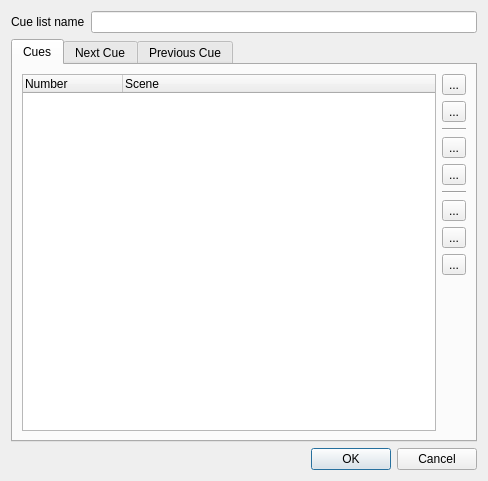
<?xml version="1.0" encoding="UTF-8"?>
<ui version="4.0">
 <class>VCCueListProperties</class>
 <widget class="QDialog" name="VCCueListProperties">
  <property name="geometry">
   <rect>
    <x>0</x>
    <y>0</y>
    <width>488</width>
    <height>481</height>
   </rect>
  </property>
  <property name="windowTitle">
   <string>Cue list properties</string>
  </property>
  <layout class="QGridLayout" name="gridLayout_2">
   <item row="0" column="0">
    <widget class="QLabel" name="m_nameLabel">
     <property name="text">
      <string>Cue list name</string>
     </property>
    </widget>
   </item>
   <item row="0" column="1">
    <widget class="QLineEdit" name="m_nameEdit">
     <property name="toolTip">
      <string>The name of the cue list widget</string>
     </property>
    </widget>
   </item>
   <item row="1" column="0" colspan="2">
    <widget class="QTabWidget" name="m_tab">
     <property name="toolTip">
      <string/>
     </property>
     <property name="currentIndex">
      <number>0</number>
     </property>
     <widget class="QWidget" name="Cues">
      <attribute name="title">
       <string>Cues</string>
      </attribute>
      <layout class="QGridLayout" name="gridLayout">
       <item row="0" column="0" rowspan="10">
        <widget class="QTreeWidget" name="m_list">
         <property name="toolTip">
          <string>List of scenes that can be activated with this cue list</string>
         </property>
         <property name="alternatingRowColors">
          <bool>true</bool>
         </property>
         <property name="selectionMode">
          <enum>QAbstractItemView::ExtendedSelection</enum>
         </property>
         <property name="rootIsDecorated">
          <bool>false</bool>
         </property>
         <property name="itemsExpandable">
          <bool>false</bool>
         </property>
         <property name="allColumnsShowFocus">
          <bool>true</bool>
         </property>
         <property name="expandsOnDoubleClick">
          <bool>false</bool>
         </property>
         <column>
          <property name="text">
           <string>Number</string>
          </property>
         </column>
         <column>
          <property name="text">
           <string>Scene</string>
          </property>
         </column>
        </widget>
       </item>
       <item row="0" column="1">
        <widget class="QToolButton" name="m_addButton">
         <property name="toolTip">
          <string>Add scene(s) to the cue list</string>
         </property>
         <property name="text">
          <string notr="true">...</string>
         </property>
         <property name="icon">
          <iconset resource="qlcui.qrc">
           <normaloff>:/edit_add.png</normaloff>:/edit_add.png</iconset>
         </property>
         <property name="iconSize">
          <size>
           <width>26</width>
           <height>26</height>
          </size>
         </property>
        </widget>
       </item>
       <item row="1" column="1">
        <widget class="QToolButton" name="m_removeButton">
         <property name="toolTip">
          <string>Remove selected scene(s) from the cue list</string>
         </property>
         <property name="text">
          <string notr="true">...</string>
         </property>
         <property name="icon">
          <iconset resource="qlcui.qrc">
           <normaloff>:/edit_remove.png</normaloff>:/edit_remove.png</iconset>
         </property>
         <property name="iconSize">
          <size>
           <width>26</width>
           <height>26</height>
          </size>
         </property>
        </widget>
       </item>
       <item row="3" column="1">
        <widget class="QToolButton" name="m_raiseButton">
         <property name="toolTip">
          <string>Raise the selected scene</string>
         </property>
         <property name="text">
          <string notr="true">...</string>
         </property>
         <property name="icon">
          <iconset resource="qlcui.qrc">
           <normaloff>:/up.png</normaloff>:/up.png</iconset>
         </property>
         <property name="iconSize">
          <size>
           <width>26</width>
           <height>26</height>
          </size>
         </property>
        </widget>
       </item>
       <item row="4" column="1">
        <widget class="QToolButton" name="m_lowerButton">
         <property name="toolTip">
          <string>Lower the selected scene</string>
         </property>
         <property name="text">
          <string notr="true">...</string>
         </property>
         <property name="icon">
          <iconset resource="qlcui.qrc">
           <normaloff>:/down.png</normaloff>:/down.png</iconset>
         </property>
         <property name="iconSize">
          <size>
           <width>26</width>
           <height>26</height>
          </size>
         </property>
        </widget>
       </item>
       <item row="9" column="1">
        <spacer name="verticalSpacer">
         <property name="orientation">
          <enum>Qt::Vertical</enum>
         </property>
         <property name="sizeHint" stdset="0">
          <size>
           <width>20</width>
           <height>49</height>
          </size>
         </property>
        </spacer>
       </item>
       <item row="5" column="1">
        <widget class="Line" name="line">
         <property name="orientation">
          <enum>Qt::Horizontal</enum>
         </property>
        </widget>
       </item>
       <item row="6" column="1">
        <widget class="QToolButton" name="m_cutButton">
         <property name="toolTip">
          <string>Cut the selected scenes from their current positions</string>
         </property>
         <property name="text">
          <string notr="true">...</string>
         </property>
         <property name="icon">
          <iconset resource="qlcui.qrc">
           <normaloff>:/editcut.png</normaloff>:/editcut.png</iconset>
         </property>
         <property name="iconSize">
          <size>
           <width>26</width>
           <height>26</height>
          </size>
         </property>
        </widget>
       </item>
       <item row="7" column="1">
        <widget class="QToolButton" name="m_copyButton">
         <property name="toolTip">
          <string>Copy the selected scenes</string>
         </property>
         <property name="text">
          <string notr="true">...</string>
         </property>
         <property name="icon">
          <iconset resource="qlcui.qrc">
           <normaloff>:/editcopy.png</normaloff>:/editcopy.png</iconset>
         </property>
         <property name="iconSize">
          <size>
           <width>26</width>
           <height>26</height>
          </size>
         </property>
        </widget>
       </item>
       <item row="8" column="1">
        <widget class="QToolButton" name="m_pasteButton">
         <property name="toolTip">
          <string>Paste scenes from the clipboard to the currently selected position</string>
         </property>
         <property name="text">
          <string notr="true">...</string>
         </property>
         <property name="icon">
          <iconset resource="qlcui.qrc">
           <normaloff>:/editpaste.png</normaloff>:/editpaste.png</iconset>
         </property>
         <property name="iconSize">
          <size>
           <width>26</width>
           <height>26</height>
          </size>
         </property>
        </widget>
       </item>
       <item row="2" column="1">
        <widget class="Line" name="line_2">
         <property name="orientation">
          <enum>Qt::Horizontal</enum>
         </property>
        </widget>
       </item>
      </layout>
     </widget>
     <widget class="QWidget" name="NextCue">
      <attribute name="title">
       <string>Next Cue</string>
      </attribute>
      <layout class="QVBoxLayout" name="verticalLayout">
       <item>
        <widget class="QGroupBox" name="groupBox">
         <property name="title">
          <string>Key Combination</string>
         </property>
         <layout class="QHBoxLayout" name="horizontalLayout">
          <item>
           <widget class="QLineEdit" name="m_nextKeyEdit">
            <property name="toolTip">
             <string>The key combination used to step to the next cue</string>
            </property>
            <property name="readOnly">
             <bool>true</bool>
            </property>
           </widget>
          </item>
          <item>
           <widget class="QToolButton" name="m_nextAttachButton">
            <property name="toolTip">
             <string>Bind a key combination to skip to the next cue</string>
            </property>
            <property name="text">
             <string notr="true">...</string>
            </property>
            <property name="icon">
             <iconset resource="qlcui.qrc">
              <normaloff>:/key_bindings.png</normaloff>:/key_bindings.png</iconset>
            </property>
            <property name="iconSize">
             <size>
              <width>26</width>
              <height>26</height>
             </size>
            </property>
           </widget>
          </item>
          <item>
           <widget class="QToolButton" name="m_nextDetachButton">
            <property name="toolTip">
             <string>Clear the key binding</string>
            </property>
            <property name="text">
             <string notr="true">...</string>
            </property>
            <property name="icon">
             <iconset resource="qlcui.qrc">
              <normaloff>:/fileclose.png</normaloff>:/fileclose.png</iconset>
            </property>
            <property name="iconSize">
             <size>
              <width>26</width>
              <height>26</height>
             </size>
            </property>
           </widget>
          </item>
         </layout>
        </widget>
       </item>
       <item>
        <widget class="QGroupBox" name="groupBox_3">
         <property name="title">
          <string>External Input</string>
         </property>
         <layout class="QGridLayout" name="gridLayout_3">
          <item row="0" column="0">
           <widget class="QLabel" name="label">
            <property name="text">
             <string>Input universe</string>
            </property>
           </widget>
          </item>
          <item row="0" column="1" colspan="2">
           <widget class="QLineEdit" name="m_nextInputUniverseEdit">
            <property name="toolTip">
             <string>Input universe for skipping to the next cue</string>
            </property>
           </widget>
          </item>
          <item row="1" column="0">
           <widget class="QLabel" name="label_2">
            <property name="text">
             <string>Input channel</string>
            </property>
           </widget>
          </item>
          <item row="1" column="1" colspan="2">
           <widget class="QLineEdit" name="m_nextInputChannelEdit">
            <property name="toolTip">
             <string>Input channel for skipping to the next cue</string>
            </property>
           </widget>
          </item>
          <item row="2" column="0">
           <spacer name="horizontalSpacer">
            <property name="orientation">
             <enum>Qt::Horizontal</enum>
            </property>
            <property name="sizeHint" stdset="0">
             <size>
              <width>225</width>
              <height>20</height>
             </size>
            </property>
           </spacer>
          </item>
          <item row="2" column="1">
           <widget class="QPushButton" name="m_nextAutoDetectInputButton">
            <property name="toolTip">
             <string>When toggled, you can click an external button to assign it as the control that skips to the next cue.</string>
            </property>
            <property name="text">
             <string>Auto Detect</string>
            </property>
            <property name="checkable">
             <bool>true</bool>
            </property>
           </widget>
          </item>
          <item row="2" column="2">
           <widget class="QPushButton" name="m_nextChooseInputButton">
            <property name="toolTip">
             <string>Choose an input universe/channel for skipping to the next cue</string>
            </property>
            <property name="text">
             <string>Choose...</string>
            </property>
           </widget>
          </item>
         </layout>
        </widget>
       </item>
       <item>
        <spacer name="verticalSpacer_2">
         <property name="orientation">
          <enum>Qt::Vertical</enum>
         </property>
         <property name="sizeHint" stdset="0">
          <size>
           <width>20</width>
           <height>68</height>
          </size>
         </property>
        </spacer>
       </item>
      </layout>
     </widget>
     <widget class="QWidget" name="PreviousCue">
      <attribute name="title">
       <string>Previous Cue</string>
      </attribute>
      <layout class="QVBoxLayout" name="verticalLayout_2">
       <item>
        <widget class="QGroupBox" name="groupBox_2">
         <property name="title">
          <string>Key Combination</string>
         </property>
         <layout class="QHBoxLayout" name="horizontalLayout_2">
          <item>
           <widget class="QLineEdit" name="m_previousKeyEdit">
            <property name="toolTip">
             <string>The key combination used to step to the previous cue</string>
            </property>
            <property name="readOnly">
             <bool>true</bool>
            </property>
           </widget>
          </item>
          <item>
           <widget class="QToolButton" name="m_previousAttachButton">
            <property name="toolTip">
             <string>Bind a key combination to skip to the previous cue</string>
            </property>
            <property name="text">
             <string notr="true">...</string>
            </property>
            <property name="icon">
             <iconset resource="qlcui.qrc">
              <normaloff>:/key_bindings.png</normaloff>:/key_bindings.png</iconset>
            </property>
            <property name="iconSize">
             <size>
              <width>26</width>
              <height>26</height>
             </size>
            </property>
           </widget>
          </item>
          <item>
           <widget class="QToolButton" name="m_previousDetachButton">
            <property name="toolTip">
             <string>Clear the key binding</string>
            </property>
            <property name="text">
             <string notr="true">...</string>
            </property>
            <property name="icon">
             <iconset resource="qlcui.qrc">
              <normaloff>:/fileclose.png</normaloff>:/fileclose.png</iconset>
            </property>
            <property name="iconSize">
             <size>
              <width>26</width>
              <height>26</height>
             </size>
            </property>
           </widget>
          </item>
         </layout>
        </widget>
       </item>
       <item>
        <widget class="QGroupBox" name="groupBox_4">
         <property name="title">
          <string>External Input</string>
         </property>
         <layout class="QGridLayout" name="gridLayout_4">
          <item row="0" column="0">
           <widget class="QLabel" name="label_3">
            <property name="text">
             <string>Input universe</string>
            </property>
           </widget>
          </item>
          <item row="0" column="1" colspan="2">
           <widget class="QLineEdit" name="m_previousInputUniverseEdit">
            <property name="toolTip">
             <string>Input universe for skipping to the previous cue</string>
            </property>
           </widget>
          </item>
          <item row="1" column="0">
           <widget class="QLabel" name="label_4">
            <property name="text">
             <string>Input channel</string>
            </property>
           </widget>
          </item>
          <item row="1" column="1" colspan="2">
           <widget class="QLineEdit" name="m_previousInputChannelEdit">
            <property name="toolTip">
             <string>Input channel for skipping to the previous cue</string>
            </property>
           </widget>
          </item>
          <item row="2" column="0">
           <spacer name="horizontalSpacer_2">
            <property name="orientation">
             <enum>Qt::Horizontal</enum>
            </property>
            <property name="sizeHint" stdset="0">
             <size>
              <width>225</width>
              <height>20</height>
             </size>
            </property>
           </spacer>
          </item>
          <item row="2" column="1">
           <widget class="QPushButton" name="m_previousAutoDetectInputButton">
            <property name="toolTip">
             <string>When toggled, you can click an external button to assign it as the control that skips to the previous cue.</string>
            </property>
            <property name="text">
             <string>Auto Detect</string>
            </property>
            <property name="checkable">
             <bool>true</bool>
            </property>
           </widget>
          </item>
          <item row="2" column="2">
           <widget class="QPushButton" name="m_previousChooseInputButton">
            <property name="toolTip">
             <string>Choose an input universe/channel for skipping to the previous cue</string>
            </property>
            <property name="text">
             <string>Choose...</string>
            </property>
           </widget>
          </item>
         </layout>
        </widget>
       </item>
       <item>
        <spacer name="verticalSpacer_3">
         <property name="orientation">
          <enum>Qt::Vertical</enum>
         </property>
         <property name="sizeHint" stdset="0">
          <size>
           <width>20</width>
           <height>40</height>
          </size>
         </property>
        </spacer>
       </item>
      </layout>
     </widget>
    </widget>
   </item>
   <item row="2" column="0" colspan="2">
    <widget class="QDialogButtonBox" name="m_buttonBox">
     <property name="orientation">
      <enum>Qt::Horizontal</enum>
     </property>
     <property name="standardButtons">
      <set>QDialogButtonBox::Cancel|QDialogButtonBox::Ok</set>
     </property>
    </widget>
   </item>
  </layout>
 </widget>
 <resources>
  <include location="qlcui.qrc"/>
 </resources>
 <connections>
  <connection>
   <sender>m_buttonBox</sender>
   <signal>accepted()</signal>
   <receiver>VCCueListProperties</receiver>
   <slot>accept()</slot>
   <hints>
    <hint type="sourcelabel">
     <x>266</x>
     <y>350</y>
    </hint>
    <hint type="destinationlabel">
     <x>157</x>
     <y>274</y>
    </hint>
   </hints>
  </connection>
  <connection>
   <sender>m_buttonBox</sender>
   <signal>rejected()</signal>
   <receiver>VCCueListProperties</receiver>
   <slot>reject()</slot>
   <hints>
    <hint type="sourcelabel">
     <x>334</x>
     <y>350</y>
    </hint>
    <hint type="destinationlabel">
     <x>286</x>
     <y>274</y>
    </hint>
   </hints>
  </connection>
  <connection>
   <sender>m_tab</sender>
   <signal>currentChanged(int)</signal>
   <receiver>VCCueListProperties</receiver>
   <slot>slotTabChanged()</slot>
   <hints>
    <hint type="sourcelabel">
     <x>271</x>
     <y>52</y>
    </hint>
    <hint type="destinationlabel">
     <x>486</x>
     <y>67</y>
    </hint>
   </hints>
  </connection>
 </connections>
 <slots>
  <slot>slotTabChanged()</slot>
 </slots>
</ui>
